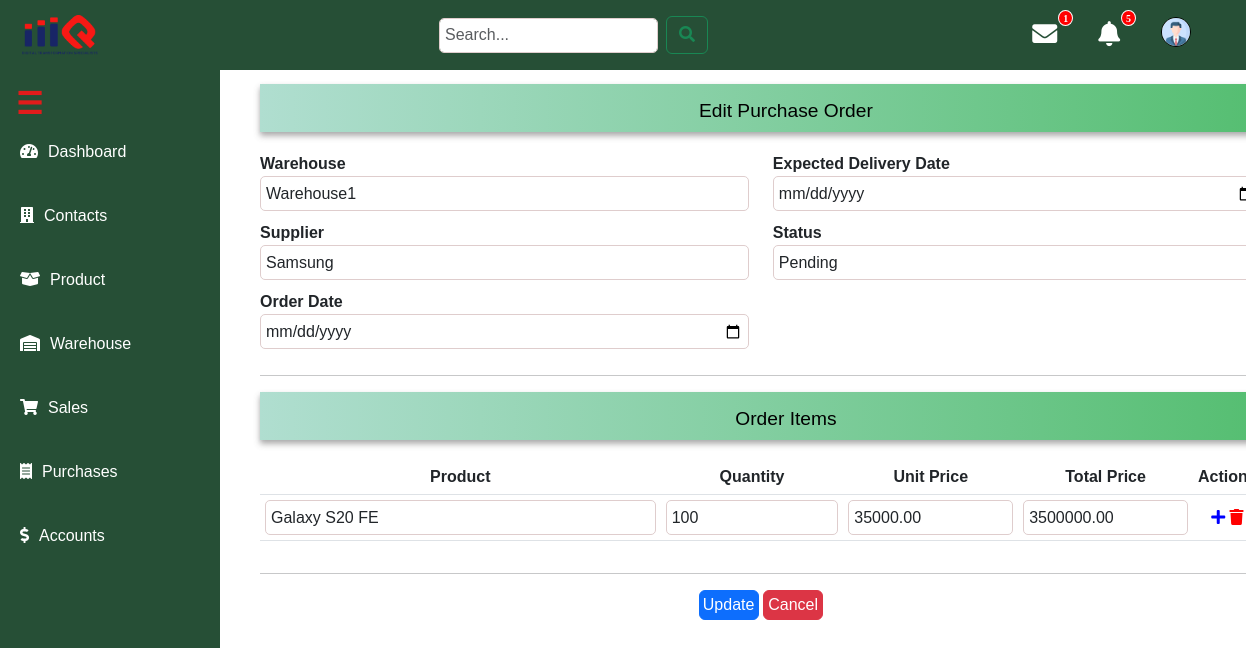
Page /edit_purchase_order/3/ on the committed database.
### IMS_Admin/models.py (models this page shows, shortened)
class PurchaseOrder(models.Model):
    PO_STATUS = (
        ('Pending', 'Pending'),
        ('Completed', 'Completed'),
        ('Cancelled', 'Cancelled'),
    )
    id = models.AutoField(primary_key=True)
    warehouse = models.ForeignKey(Warehouse, on_delete=models.CASCADE)
    supplier = models.ForeignKey(Supplier, on_delete=models.CASCADE)
    order_date = models.DateField(auto_now_add=True)
    expected_delivery_date = models.DateField()
    status = models.CharField(max_length=20, choices=PO_STATUS, default='Pending')
    total_amount = models.DecimalField(max_digits=15, decimal_places=2)
    notes = models.TextField(null=True, blank=True)

class Warehouse(models.Model):
    name = models.CharField(max_length=255, unique=True)  # Name of the warehouse
    location = models.TextField()  # Location/address of the warehouse
    capacity = models.IntegerField()  # Capacity of the warehouse (e.g., max number of units it can store)
    current_stock = models.IntegerField(default=0)  # Current stock level in the warehouse
    manager_name = models.ForeignKey(Employee, on_delete=models.CASCADE)  # Name of the warehouse manager
    manager_contact = models.CharField(max_length=20)  # Contact number of the manager
    email = models.EmailField(null=True, blank=True)  # Email of the manager
    contact_number = models.CharField(max_length=20, null=True, blank=True)  # Main contact number for the warehouse
    notes = models.TextField(null=True, blank=True)  # Additional notes or comments about the warehouse

class Supplier(models.Model):
    BUSINESS_TYPES = (
        ('Private Limited Company', 'Private Limited Company'),
        ('Public Limited Company', 'Public Limited Company'),
        ('Partnership', 'Partnership'),
        ('Sole Proprietorship', 'Sole Proprietorship'),
        ('Limited Liability Partnership (LLP)', 'Limited Liability Partnership (LLP)')
    )
    name = models.CharField(max_length=100, unique=True)
    email = models.EmailField()
    contact_number = models.CharField(max_length=15)
    gstin_number = models.CharField(max_length=15)
    pan_number = models.CharField(max_length=10)
    address = models.TextField()
    bank_account_number = models.CharField(max_length=20)
    ifsc_code = models.CharField(max_length=20)
    bank_name = models.CharField(max_length=100)
    business_type = models.CharField(max_length=50, choices=BUSINESS_TYPES)
    business_license_number = models.CharField(max_length=50)
    is_manufacturer = models.BooleanField(default=False)

class PurchaseOrderItem(models.Model):
    purchase_order = models.ForeignKey(PurchaseOrder, on_delete=models.CASCADE, related_name='items')
    product = models.ForeignKey(Product, on_delete=models.CASCADE)
    quantity = models.PositiveIntegerField()
    unit_price = models.DecimalField(max_digits=10, decimal_places=2)
    total_price = models.DecimalField(max_digits=15, decimal_places=2)

class Product(models.Model):
    product_id = models.CharField(max_length=10, unique=True, primary_key=True)
    category = models.ForeignKey(Category, on_delete=models.CASCADE, to_field="id")
    product_name = models.CharField(max_length=255)
    sku = models.CharField(max_length=100)
    unit = models.CharField(max_length=50, default="Piece")
    weight = models.DecimalField(max_digits=10, decimal_places=2, null=True, blank=True)
    weight_unit = models.CharField(max_length=10, default="kg")
    length = models.DecimalField(max_digits=10, decimal_places=2, null=True, blank=True)
    width = models.DecimalField(max_digits=10, decimal_places=2, null=True, blank=True)
    height = models.DecimalField(max_digits=10, decimal_places=2, null=True, blank=True)
    dimension_unit = models.CharField(max_length=10, default="cm")
    cost_price = models.DecimalField(max_digits=10, decimal_places=2)
    selling_price = models.DecimalField(max_digits=10, decimal_places=2)
    supplier = models.ForeignKey(Supplier, on_delete=models.CASCADE, to_field="id")
    brand = models.ForeignKey(Brand, on_delete=models.CASCADE, to_field="id")
    hsn_code = models.CharField(max_length=255, unique=True)
    image = models.ImageField(upload_to="product_images/", null=True, blank=True)
    description = models.TextField()
    is_available = models.BooleanField(default=True)

### IMS_Admin/views.py (the view, shortened to what this page needs)
# urls.py: path('edit_purchase_order/<int:purchase_order_id>/',edit_purchase_order, name='edit_purchase_order'),
def edit_purchase_order(request, purchase_order_id):
    purchase_order = get_object_or_404(PurchaseOrder, id=purchase_order_id)
    warehouses = Warehouse.objects.all()
    suppliers = Supplier.objects.all()
    products = Product.objects.all()
    context = {
        'purchase_order': purchase_order,
        'warehouses': warehouses,
        'suppliers': suppliers,
        'products': products,
    }
    return render(request, 'IMS_admin/edit_purchseform.html', context)

### IMS_Admin/context_processor.py (called while the page is built, shortened)
def session_data(request):
    user_data = {
        'userid': None,
        'username': None,
        'emailid': None,
        'department': None,
        'phone_number': None,
        'first_name': None,  # Adding first name separately for your use in templates
    }
    return {'emp': user_data}

### templates/IMS_admin/edit_purchseform.html (shortened to what this page needs)
{% include 'base/base.html' %}
{% load static %}
{% block content %}
<div class="container">
    <h3 class="section-title"> Edit Purchase Order</h3>
    <form id="purchaseOrderForm" method="POST" action="{% url 'edit_purchase_order' purchase_order.id %}">
        <div class="row">
            <div class="col-md-6">
                <div class="form-group">
                    <label for="warehouse_id">Warehouse</label>
                    <select class="form-control" id="warehouse_id" name="warehouse_id" required>
                        {% for warehouse in warehouses %}
                        <option value="{{ warehouse.id }}" {% if warehouse.id == purchase_order.warehouse_id %}selected{% endif %}>{{ warehouse.name }}</option>
                        {% endfor %}
                    </select>
                </div>
                <div class="form-group">
                    <label for="supplier_id">Supplier</label>
                    <select class="form-control" id="supplier_id" name="supplier_id" required>
                        {% for supplier in suppliers %}
                        <option value="{{ supplier.id }}" {% if supplier.id == purchase_order.supplier_id %}selected{% endif %}>{{ supplier.name }}</option>
                        {% endfor %}
                    </select>
                </div>
                <div class="form-group">
                    <label for="order_date">Order Date</label>
                    <input type="date" class="form-control" id="order_date" name="order_date" value="{{ purchase_order.order_date }}">
                </div>
            </div>
            <div class="col-md-6">
                <div class="form-group">
                    <label for="expected_delivery_date">Expected Delivery Date</label>
                    <input type="date" class="form-control" id="expected_delivery_date" name="expected_delivery_date" value="{{ purchase_order.expected_delivery_date }}" required>
                </div>
                <div class="form-group">
                    <label for="status">Status</label>
                    <select class="form-control" id="status" name="status">
                        <option value="Pending" {% if purchase_order.status == "Pending" %}selected{% endif %}>Pending</option>
                    </select>
                </div>
            </div>
        </div>
        <hr>
        <div class="row">
            <div class="col-md-12">
                <h3 class="section-title">Order Items</h3>
                <table class="table">
                    <thead>
                        <tr>
                            <th>Product</th>
                            <th>Quantity</th>
                            <th>Unit Price</th>
                            <th>Total Price</th>
                            <th>Actions</th>
                        </tr>
                    </thead>
                    <tbody id="orderItemsTable">
                        {% for item in purchase_order.items.all %}
                        <tr>
                            <td class="pname">
                                <select class="form-control" name="product[]" required onchange="updateProductDetails(this)">
                                    {% for product in products %}
                                    <option value="{{ product.product_id }}" data-unit-price="{{ product.cost_price }}" {% if product.product_id == item.product_id %}selected{% endif %}>
                                        {{ product.product_name }}
                                    </option>
                                    {% endfor %}
                                </select>
                            </td>
                            <td><input type="number" class="form-control" name="quantity[]" required min="1" value="{{ item.quantity }}" onchange="calculateTotal(this)"></td>
                            <td><input type="number" class="form-control" name="unit_price[]" required readonly value="{{ item.unit_price }}"></td>
                            <td><input type="number" class="form-control" name="total_price[]" readonly value="{{ item.total_price }}"></td>
                            <td>
                                <i class="fas fa-plus" onclick="addRow()"></i>
                                <i class="fas fa-trash" onclick="deleteRow(this)"></i>
                        </td>
                        </tr>
                        {% endfor %}
                    </tbody>
                </table>
            </div>
        </div>
        <hr>
        <div class="form-group btn-container">
            <button type="submit" class="btn btn-primary">Update</button>
            <a href="{% url 'purchase_orders' %}" class="btn btn-danger">Cancel</a>
        </div>
    </form>
</div>
{% endblock %}

### static/css/base/base.css (style rules this page uses)
body { font-family: "Arial", sans-serif; margin: 0; padding: 0; }
body, .sidebar { -ms-overflow-style: none; scrollbar-width: none; }
.container { margin-left: 250px; padding: 20px; transition: all 0.3s ease; }

### templates/IMS_admin/edit_purchseform.html (style rules this page uses)
.form-group { margin-bottom: 10px; }
label { font-weight: bold; }
.form-control { border-radius: 5px; height: 35px; width: 100%; border: 1px solid #dfcdcd; background-color: #ffffff; transition: border-color 0.2s ease-in-out; padding: 0 5px; }
.container { margin-top: 50px; margin-bottom: 10px; width: 82%; padding: 10px; }
.table th, .table td { vertical-align: middle; text-align: center; padding: 5px; }
.table input[type="number"] { width: 100%; }
td.pname { width: 40%; }
.btn-primary, .btn-danger { padding:2px; width: 6%; }
.btn-container { text-align:center; }
.section-title { font-size: 1.2em; color: #000000; background: linear-gradient(90deg, rgb(176, 222, 208) 0%, rgb(85, 190, 113) 100%); padding-bottom: 10px; padding-top: 1.5%; margin-bottom: 20px; box-shadow: 0px 4px 6px rgba(73, 70, 70, 0.433), 0px 1px 3px rgba(95, 102, 126, 0.08); padding-left: 5%; text-align: center; }
.fa-plus { color:blue; }
.fa-trash { color:red; }

### rows in the picture
PurchaseOrder: warehouse_id "Warehouse1", supplier_id "Samsung", status "Pending"
PurchaseOrderItem: product.product_name "Galaxy S20 FE", quantity "100", unit_price "35000.00", total_price "3500000.00"
